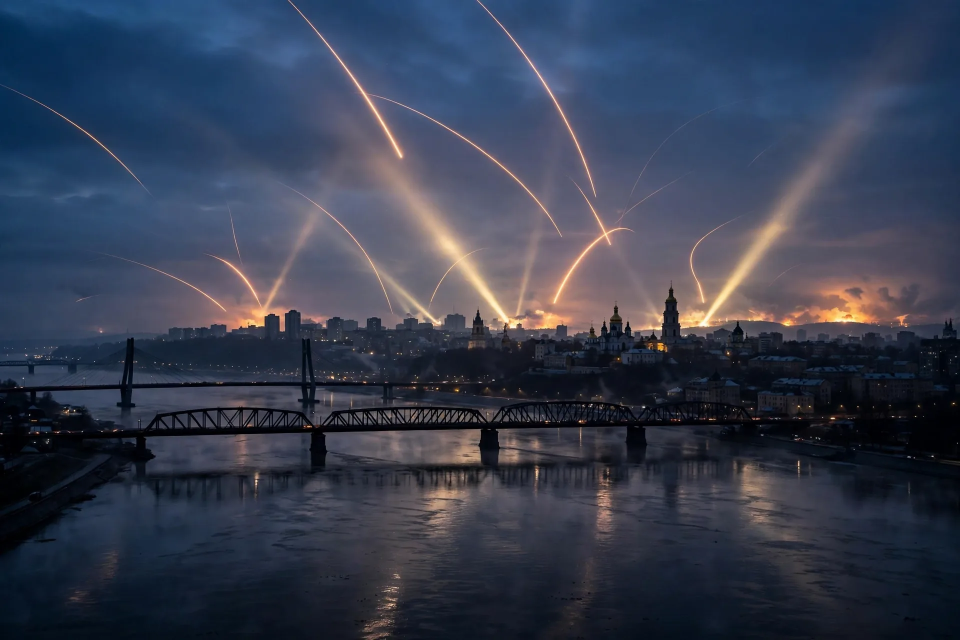
#> input picture hero.webp, 1920 x 1280 px (shown at 1/2 size)
$ python compose.py
#> lines starting #> are read from the running program, lines starting #| are printed output that depends on the picture
#!/usr/bin/env python3
"""Typeset a one-page newspaper front page — The World in One Day."""
from pathlib import Path
from PIL import Image, ImageDraw, ImageFont

HERE = Path(__file__).resolve().parent
HERO_PATH = HERE / "hero.webp"
OUT_PATH = HERE / "entry.png"

W, H = 1024, 1024
MARGIN = 40
LIVE_W = W - 2 * MARGIN  # 944

PAPER = (250, 247, 238)
INK = (22, 20, 18)
FADED = (96, 90, 82)
ACCENT = (122, 28, 28)
HAIRLINE = (60, 56, 50)

FONT_DIR = Path("/usr/share/fonts/truetype/dejavu")


def load(name, size):
    return ImageFont.truetype(str(FONT_DIR / name), size)


SERIF_BOLD = "DejaVuSerif-Bold.ttf"
SERIF = "DejaVuSerif.ttf"
SANS = "DejaVuSans.ttf"
SANS_BOLD = "DejaVuSans-Bold.ttf"


def wrap_words(draw, text, font, max_width):
    words = text.split()
    lines = []
    cur = ""
    for w in words:
        trial = (cur + " " + w).strip()
        if draw.textlength(trial, font=font) <= max_width:
            cur = trial
        else:
            if cur:
                lines.append(cur)
            cur = w
    if cur:
        lines.append(cur)
    return lines


def draw_centered(draw, y, text, font, fill, line_h):
    lines = wrap_words(draw, text, font, LIVE_W)
    for ln in lines:
        tw = draw.textlength(ln, font=font)
        draw.text((MARGIN + (LIVE_W - tw) / 2, y), ln, font=font, fill=fill)
        y += line_h
    return y


def draw_wrapped_at(draw, x, y, text, font, fill, max_width, line_h):
    for ln in wrap_words(draw, text, font, max_width):
        draw.text((x, y), ln, font=font, fill=fill)
        y += line_h
    return y


def hline(draw, y, thickness=1):
    draw.rectangle([MARGIN, y, MARGIN + LIVE_W, y + thickness - 1], fill=HAIRLINE)
    return y + thickness


def main():
    img = Image.new("RGB", (W, H), PAPER)
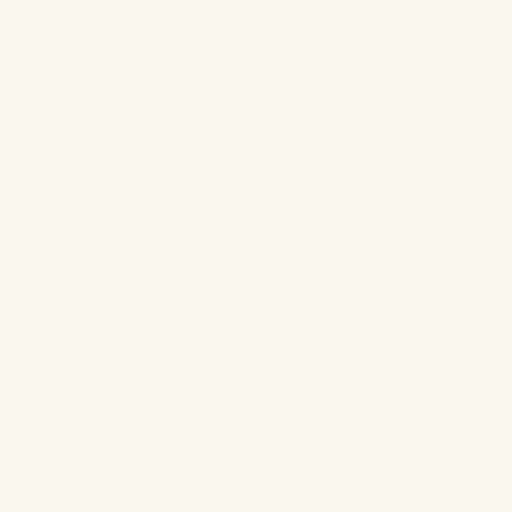
#> img: PIL image 1024x1024 RGB (shown at 1/2 size); mean R, G, B 250, 247, 238
    draw = ImageDraw.Draw(img)

    y = 22

    # --- Masthead ---
    y = hline(draw, y, 1)
#> y = 23
    y += 6
#> y = 29

    # Fitted title
    title = "THE WORLD IN ONE DAY"
    size = 54
    while size > 20:
        f = load(SERIF_BOLD, size)
        if draw.textlength(title, font=f) <= LIVE_W:
            break
        size -= 2
#> after the loop, size = 54
    title_font = load(SERIF_BOLD, size)
    tw = draw.textlength(title, font=title_font)
#> tw = 781.7
    draw.text((MARGIN + (LIVE_W - tw) / 2, y), title, font=title_font, fill=INK)
    y += size + 2
#> y = 85

    date_font = load(SANS_BOLD, 16)
    date_text = "SATURDAY · 21 NOVEMBER 2026"
    dw = draw.textlength(date_text, font=date_font)
#> dw = 291.2
    draw.text((MARGIN + (LIVE_W - dw) / 2, y), date_text, font=date_font, fill=FADED)
    y += 20
#> y = 105

    y = hline(draw, y, 4)
#> y = 109
    y += 3
#> y = 112
    y = hline(draw, y, 1)
#> y = 113
    y += 8
#> y = 121

    # --- Hero photo: centre-crop into 944x330 ---
    hero = Image.open(HERO_PATH).convert("RGB")
#> hero is the input picture: PIL image 1920x1280 RGB; mean R, G, B 54.6, 61.9, 80
    target_w, target_h = LIVE_W, 330
    scale = max(target_w / hero.width, target_h / hero.height)
#> scale = 0.492
    nw, nh = int(hero.width * scale + 0.5), int(hero.height * scale + 0.5)
#> nw = 944; nh = 629
    hero_r = hero.resize((nw, nh), Image.LANCZOS)
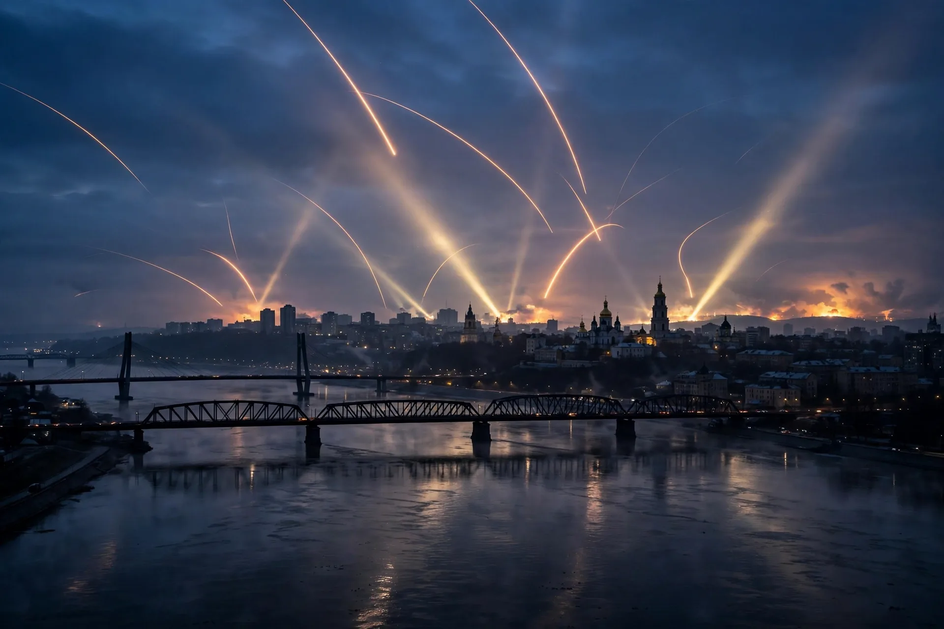
#> hero_r: PIL image 944x629 RGB; mean R, G, B 54.6, 61.9, 80
    left = (nw - target_w) // 2
#> left = 0
    top = (nh - target_h) // 2
#> top = 149
    hero_c = hero_r.crop((left, top, left + target_w, top + target_h))
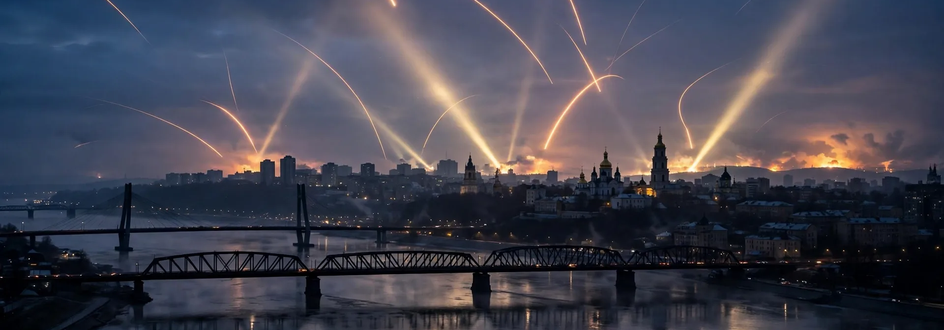
#> hero_c: PIL image 944x330 RGB; mean R, G, B 67.3, 67.6, 80.4
    img.paste(hero_c, (MARGIN, y))
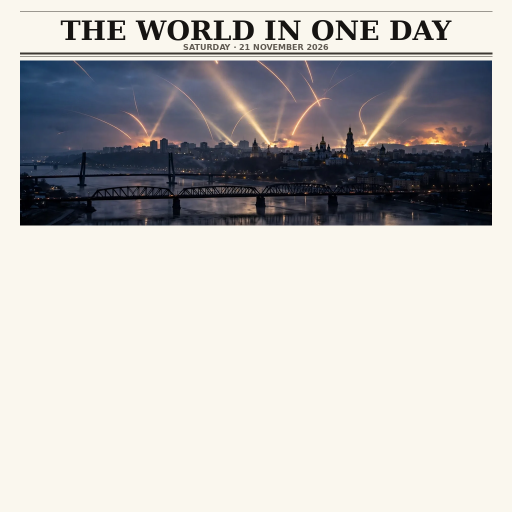
#> img: PIL image 1024x1024 RGB (shown at 1/2 size); mean R, G, B 191.9, 189.8, 187.4
    # redraw draw after paste
    draw = ImageDraw.Draw(img)
    y += target_h + 4
#> y = 455

    caption_font = load(SANS, 13)
    caption = "Air defenses over Kyiv at dawn, as the heaviest Russian barrage in weeks lit up the sky over the Dnipro."
    y = draw_centered(draw, y, caption, caption_font, FADED, 16)
#> the loop in draw_centered, `for ln in lines:` made 1 pass
#> y on pass 1: 471
#> after the loop in draw_centered, `for ln in lines:`: y = 471
#> y = 471
    y += 5
#> y = 476

    # --- Lead story ---
    kicker_font = load(SANS_BOLD, 13)
    kicker = "KYIV · WARSAW"
    kw = draw.textlength(kicker, font=kicker_font)
#> kw = 115.4
    draw.text((MARGIN + (LIVE_W - kw) / 2, y), kicker, font=kicker_font, fill=ACCENT)
    y += 17
#> y = 493

    lead_head_font = load(SERIF_BOLD, 34)
    lead_head = "Russian Missiles Fall in Poland as Massive Barrage Pounds Ukraine"
    y = draw_centered(draw, y, lead_head, lead_head_font, INK, 38)
#> the loop in draw_centered (call 2), `for ln in lines:` made 2 passes
#> y on passes 1 to 2: 531, 569
#> y = 569
    y += 2
#> y = 571

    lead_body_font = load(SERIF, 16)
    lead_body = (
        "Russia fired more than 400 drones and 110 missiles at Ukraine overnight, killing at least eight people "
        "in Kyiv and damaging bridges and railway stations. Two missiles and a suspected drone came down in "
        "southeastern Poland, and Prime Minister Donald Tusk called the incursion a deliberate provocation. "
        "A later strike on Kryvyi Rih wounded about 20 people."
    )
    y = draw_wrapped_at(draw, MARGIN, y, lead_body, lead_body_font, INK, LIVE_W, 20)
#> the loop in draw_wrapped_at, `for ln in wrap_words(draw, text, font, max_width):` made 4 passes
#> y on passes 1 to 4: 591, 611, 631, 651
#> after the loop in draw_wrapped_at, `for ln in wrap_words(draw, text, font, max_width):`: y = 651
#> y = 651
    y += 4
#> y = 655
    y = hline(draw, y, 1)
#> y = 656
    y += 7
#> y = 663

    # --- Two columns ---
    gutter = 30
    col_w = (LIVE_W - gutter) // 2  # 457
    col_x = [MARGIN, MARGIN + col_w + gutter]
    col_head_font = load(SANS_BOLD, 18)
    col_body_font = load(SANS, 13)

    left_stories = [
        ("NEW YORK", "AI Sell-Off Pushes S&P 500 Into Correction",
         "US stocks fell 3.7% on Friday as a rout in AI and chip shares deepened, pushing the S&P 500 and the Dow into correction territory and wiping out the Nasdaq's gains for the year."),
        ("LONDON", "Cancer Pill Erases Tumours in Trial",
         "A trial of the pill daraxonrasib found pancreatic cancer became undetectable on scans in one in 12 patients \u2014 a rare breakthrough against one of the deadliest cancers."),
    ]
    right_stories = [
        ("BRUSSELS", "UK and EU Sign Biggest Post-Brexit Agreements",
         "Prime Minister Andy Burnham and EU leaders signed three agreements covering food exports, carbon markets and youth mobility \u2014 the biggest step in UK-EU relations since Brexit."),
        ("ANTALYA", "COP31 Talks Run Past Deadline in Fossil-Fuel Deadlock",
         "The UN climate summit in Antalya, Turkey, ran into overtime as nearly 200 nations failed to agree on language over fossil fuels."),
    ]

    def render_column(x, stories, start_y):
#> called with x = 40, start_y = 663
        cy = start_y
#> cy = 663
        for dateline, headline, body in stories:
            full_head = f"{dateline} \u2014 {headline}"
            cy = draw_wrapped_at(draw, x, cy, full_head, col_head_font, INK, col_w, 21)
            cy += 1
            cy = draw_wrapped_at(draw, x, cy, body, col_body_font, INK, col_w, 16)
            cy += 6
#> this loop made 2 passes
#> cy on passes 1 to 2: 760, 857
#> after the loop, cy = 857
        return cy

    left_bottom = render_column(col_x[0], left_stories, y)
#> left_bottom = 857
    right_bottom = render_column(col_x[1], right_stories, y)
#> the loop in render_column (call 2), `for dateline, headline, body in stories:` made 2 passes
#> cy on passes 1 to 2: 760, 841
#> right_bottom = 841
    y = max(left_bottom, right_bottom)
#> y = 857

    # --- ALSO TODAY band ---
    y = hline(draw, y, 1)
#> y = 858
    y += 6
#> y = 864
    label_font = load(SANS_BOLD, 14)
    draw.text((MARGIN, y), "ALSO TODAY", font=label_font, fill=ACCENT)
    y += 18
#> y = 882

    brief_font = load(SANS, 12)
    briefs = [
        "FBI criminal database reportedly hacked as cyberattacks and outages continue across the US",
        "Iran says it downed a US MQ-9 drone over the Strait of Hormuz",
        "US judge validates Bayer's $7.25 billion settlement of Roundup claims",
        "Magnitude 6.9 earthquake shakes the Peruvian Andes",
        "Man convicted of starting Los Angeles' deadly Palisades fire",
        "Swimmer Lewis Pugh crosses the Strait of Hormuz to spotlight the war's toll on wildlife",
    ]
    for b in briefs:
        y = draw_wrapped_at(draw, MARGIN, y, "\u2022  " + b, brief_font, INK, LIVE_W, 15)
#> this loop made 6 passes
#> y on passes 1 to 6: 897, 912, 927, 942, 957, 972

    y += 6
#> y = 978
    # --- Footer ---
    y = hline(draw, y, 1)
#> y = 979
    y += 6
#> y = 985
    footer_font = load(SANS, 11)
    footer = "Compiled from news reporting of Saturday 21 November 2026 \u2014 wire services and international outlets."
    fw = draw.textlength(footer, font=footer_font)
#> fw = 576.4
    draw.text((MARGIN + (LIVE_W - fw) / 2, y), footer, font=footer_font, fill=FADED)
    y += 14
#> y = 999

    assert y <= 1024, f"Content overflow: end y={y} > 1024"
    img.save(OUT_PATH, "PNG")
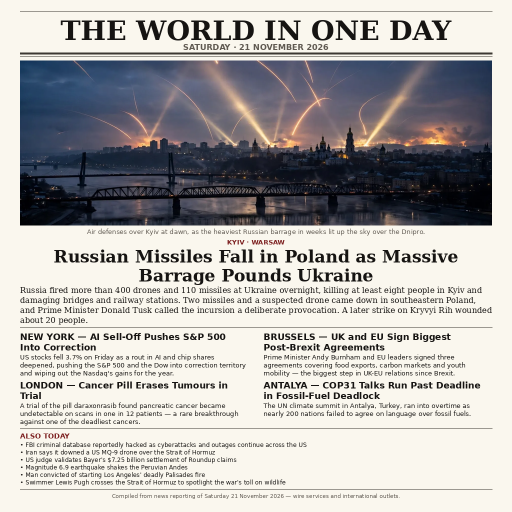
#> saved as entry.png: PIL image 1024x1024 RGB (shown at 1/2 size); mean R, G, B 179.9, 177.8, 175.7
    print(f"end y: {y}")
#| end y: 999
    print(f"output: {OUT_PATH}")


if __name__ == "__main__":
    main()
